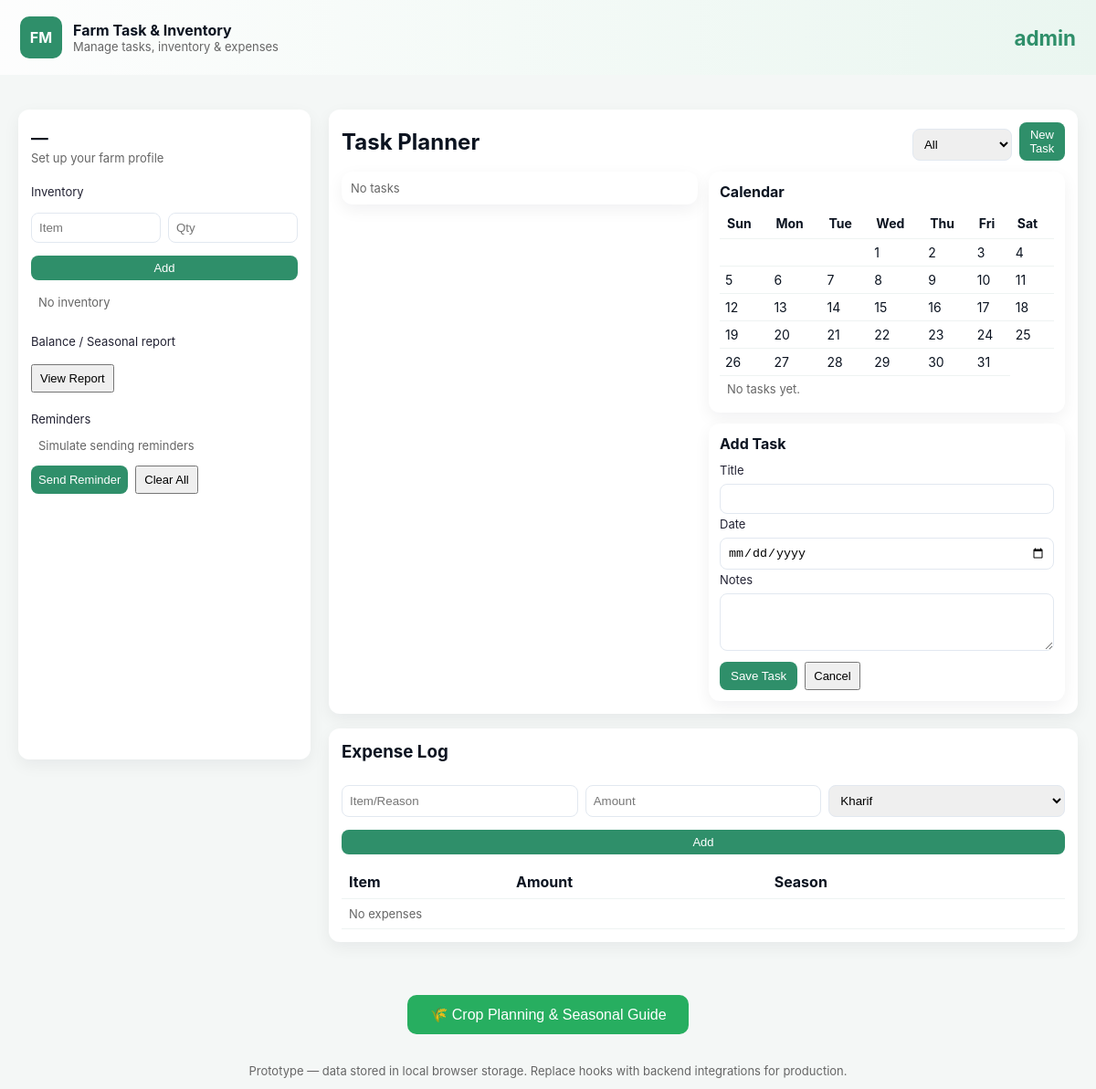
Page /dashboard (signed in) on the earlier database version.
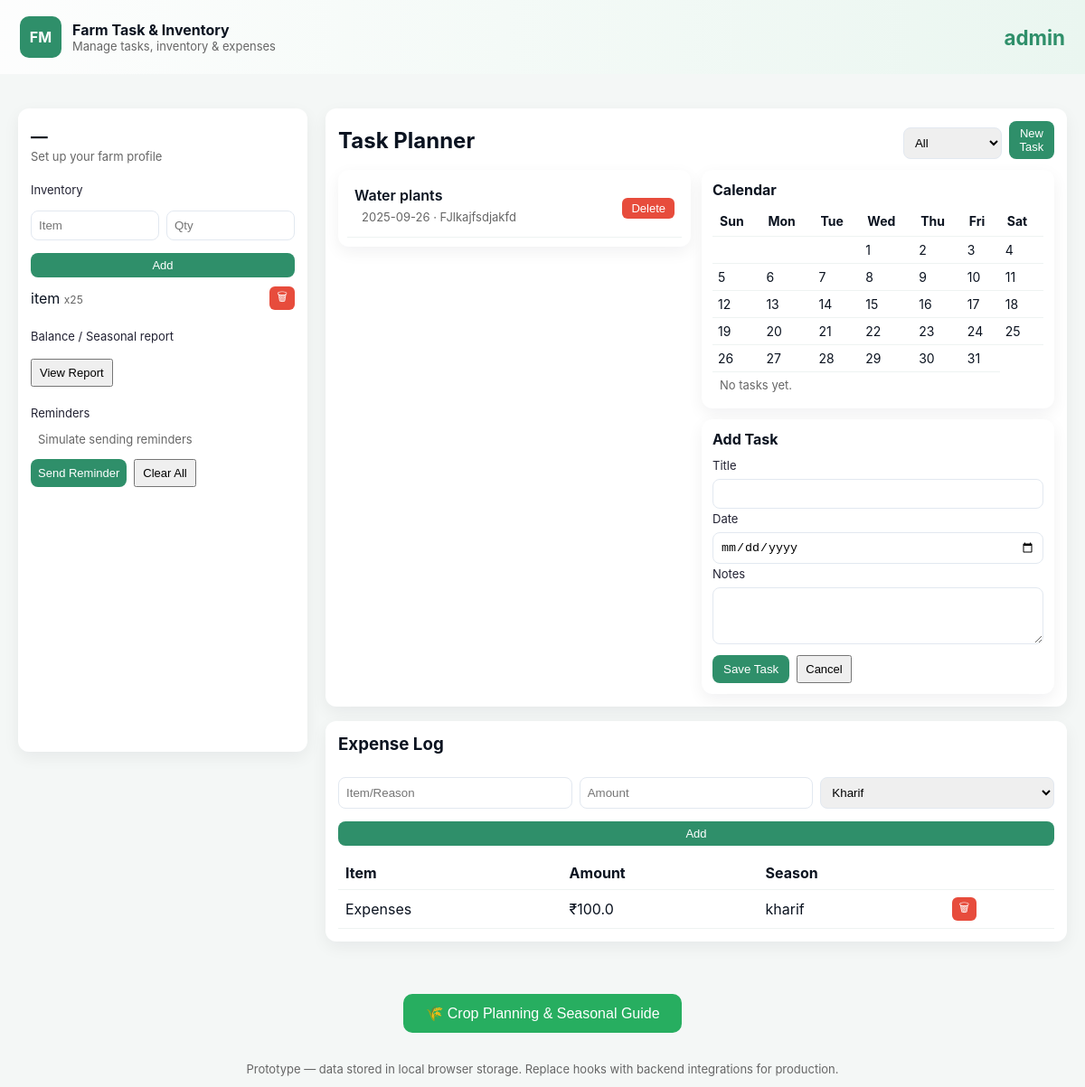
Same page on the later database version.
### app/models.py (models this page shows)
class User(db.Model):
    id = db.Column(db.Integer, primary_key=True)
    username = db.Column(db.String(80), unique=True, nullable=False)
    password = db.Column(db.String(120), nullable=False)

class Inventory(db.Model):
    id = db.Column(db.Integer, primary_key=True)
    item = db.Column(db.String(120), nullable=False)
    quantity = db.Column(db.Integer, nullable=False)
    user_id = db.Column(db.Integer, db.ForeignKey('user.id'), nullable=False)
    user = db.relationship('User', backref=db.backref('inventory', lazy=True))

class Task(db.Model):
    id = db.Column(db.Integer, primary_key=True)
    title = db.Column(db.String(200), nullable=False)
    date = db.Column(db.String(20), nullable=True)
    notes = db.Column(db.Text, nullable=True)
    user_id = db.Column(db.Integer, db.ForeignKey('user.id'), nullable=False)
    user = db.relationship('User', backref=db.backref('tasks', lazy=True))

class Expense(db.Model):
    id = db.Column(db.Integer, primary_key=True)
    item = db.Column(db.String(120), nullable=False)
    amount = db.Column(db.Float, nullable=False)
    season = db.Column(db.String(20), nullable=False)
    user_id = db.Column(db.Integer, db.ForeignKey('user.id'), nullable=False)
    user = db.relationship('User', backref=db.backref('expenses', lazy=True))

### app/routes.py (the view)
@app.route("/dashboard")
def dashboard():
    user = None
    tasks = []
    inventory = []
    expenses = []
    if "user_id" in session:
        user = User.query.get(session["user_id"])
        if user:
            tasks = Task.query.filter_by(user_id=user.id).all()
            inventory = Inventory.query.filter_by(user_id=user.id).all()
            expenses = Expense.query.filter_by(user_id=user.id).all()
            today = date.today().strftime('%Y-%m-%d')
            tasks_today = [task for task in tasks if task.date == today]
            if tasks_today:
                email_sent = send_task_reminder_email(user, tasks_today)
                if email_sent:
                    flash(f"Email notification sent! You have {len(tasks_today)} task(s) due today.", "info")
                else:
                    flash(f"You have {len(tasks_today)} task(s) due today. (Email notification failed)", "warning")
    return render_template(
        "dashboard.html",
        username=user.username if user else None,
        tasks=tasks,
        inventory=inventory,
        expenses=expenses
    )

### app/templates/dashboard.html (shortened to what this page needs)
<!doctype html>
<html lang="en">
<head>
</head>
<body>
  <header>
    <div class="brand">
      <div class="logo">FM</div>
      <div>
        <div style="font-weight:700">Farm Task & Inventory</div>
        <div class="muted">Manage tasks, inventory & expenses</div>
      </div>
    </div>
    <div style="display:flex;gap:12px;align-items:center">
      <div id="currentFarmName" style="color:#2f8f6a;font-size:1.4em;font-weight:700;">
        {% if username %}
          {{ username }}
        {% else %}
          Not signed in
        {% endif %}
      </div>
    </div>
  </header>
  <main class="container">
    <aside class="sidebar card">
      <div class="profile">
        <h3 id="farmName">—</h3>
        <div class="muted" id="farmMeta">Set up your farm profile</div>
      </div>
      <div style="margin-top:18px">
        <label>Inventory</label>
        <div style="display:flex;gap:8px;margin-top:8px;flex-direction:column;align-items:stretch">
          <div style="display:flex;gap:8px;">
            <input id="invName" placeholder="Item" />
            <input id="invQty" placeholder="Qty" />
          </div>
          <button id="newAddInv" class="btn small" style="margin-top:6px;width:100%">Add</button>
        </div>
        <div id="invList" style="margin-top:10px">
          {% if inventory and inventory|length > 0 %}
            {% for inv in inventory %}
              <div style="display:flex;justify-content:space-between;margin-top:6px;align-items:center" data-inv-id="{{ inv.id }}">
                <div>{{ inv.item }} <span class="muted" style="font-size:12px">x{{ inv.quantity }}</span></div>
                <button class="small delete-inv-btn" data-inv-id="{{ inv.id }}" style="background:#e74c3c;color:white;border:none;padding:2px 8px;border-radius:6px;cursor:pointer">🗑</button>
              </div>
            {% endfor %}
          {% else %}
            <div class="muted small">No inventory</div>
          {% endif %}
        </div>
      </div>
      <div style="margin-top:18px">
        <label>Balance / Seasonal report</label>
        <button id="exportReport" class="small" style="margin-top:8px">View Report</button>
      </div>
      <div style="margin-top:18px">
        <label>Reminders</label>
        <div class="muted small" style="margin-top:6px">Simulate sending reminders</div>
        <div style="display:flex;gap:8px;margin-top:8px">
          <button id="sendReminder" class="btn small">Send Reminder</button>
          <button id="clearData" class="small">Clear All</button>
        </div>
      </div>
    </aside>
    <section>
      <div class="card">
        <div style="display:flex;align-items:center;justify-content:space-between;gap:12px">
          <h2 style="margin:0">Task Planner</h2>
          <div style="display:flex;gap:8px;align-items:center">
            <select id="filterStatus"><option value="all">All</option><option value="pending">Pending</option><option value="done">Done</option></select>
            <button id="openTaskForm" class="btn small">New Task</button>
          </div>
        </div>
        <div style="margin-top:12px" class="grid-two">
          <div>
            <div class="calendar-list card" id="taskList" style="padding:10px">
              {% if tasks and tasks|length > 0 %}
                {% for t in tasks %}
                  <div class="task-row" data-task-id="{{ t.id }}" style="display:flex;justify-content:space-between;align-items:center;padding:8px;border-bottom:1px solid #eef3f2;">
                    <div>
                      <div style="font-weight:600">{{ t.title }}</div>
                      <div class="muted small">{{ t.date }}{% if t.notes %} · {{ t.notes }}{% endif %}</div>
                    </div>
                    <button class="small delete-task-btn" data-task-id="{{ t.id }}" style="background:#e74c3c;color:white;border:none;padding:4px 10px;border-radius:6px;cursor:pointer">Delete</button>
                  </div>
                {% endfor %}
              {% else %}
                <div class="muted">No tasks</div>
              {% endif %}
            </div>
          </div>
          <div>
            <div class="card" style="padding:12px">
              <h4 style="margin:0 0 8px 0">Calendar</h4>
              <div id="calendarContainer"></div>
              <div id="upcoming" class="muted small">No tasks yet.</div>
            </div>
            <div class="card" style="padding:12px;margin-top:12px">
              <h4 style="margin:0 0 8px 0">Add Task</h4>
              <form action="/add_task" method="post" id="addTaskForm">
                <label>Title</label>
                <input name="taskTitle" id="taskTitle" required />
                <label>Date</label>
                <input name="taskDate" id="taskDate" type="date" required />
                <label>Notes</label>
                <textarea name="taskNotes" id="taskNotes" rows="3"></textarea>
                <div style="display:flex;gap:8px;margin-top:8px">
                  <button type="submit" class="btn">Save Task</button>
                  <button type="button" id="cancelTask" class="small">Cancel</button>
                </div>
              </form>
            </div>
          </div>
        </div>
      </div>
      <div style="height:16px"></div>
      <div class="card">
        <h3 style="margin-top:0">Expense Log</h3>
        <div style="display:flex;gap:8px;margin-top:8px;flex-direction:column;align-items:stretch">
          <div style="display:flex;gap:8px;">
            <input id="expItem" placeholder="Item/Reason" />
            <input id="expAmount" placeholder="Amount" type="number" />
            <select id="expSeason"><option value="kharif">Kharif</option><option value="rabi">Rabi</option><option value="zaid">Zaid</option></select>
          </div>
          <button id="addExpense" class="btn small" style="margin-top:6px;width:100%">Add</button>
        </div>
        <div style="margin-top:12px">
          <table id="expTable"><thead><tr><th>Item</th><th>Amount</th><th>Season</th><th></th></tr></thead><tbody>
            {% if expenses and expenses|length > 0 %}
              {% for e in expenses %}
                <tr data-exp-id="{{ e.id }}">
                  <td>{{ e.item }}</td>
                  <td>₹{{ e.amount }}</td>
                  <td>{{ e.season }}</td>
                  <td><button class="small delete-exp-btn" data-exp-id="{{ e.id }}" style="background:#e74c3c;color:white;border:none;padding:2px 8px;border-radius:6px;cursor:pointer">🗑</button></td>
                </tr>
              {% endfor %}
            {% else %}
              <tr><td colspan="4" class="muted">No expenses</td></tr>
            {% endif %}
          </tbody></table>
        </div>
      </div>
    </section>
  </main>
  <div style="text-align:center;padding:20px">
    <button id="cropPlanningBtn" class="btn" style="font-size:16px;padding:12px 24px;background:#27ae60;border-radius:10px">
      🌾 Crop Planning & Seasonal Guide
    </button>
  </div>
  <footer>
    Prototype — data stored in local browser storage. Replace hooks with backend integrations for production.
  </footer>
</body>
</html>

### app/templates/dashboard.html (style rules this page uses)
:root { --accent:#2f8f6a;--muted:#666 }
* { box-sizing:border-box }
body { font-family:Inter, system-ui, Arial; margin:0;background:#f4f7f6; color:#0b1320 }
header { background:linear-gradient(90deg,#ffffffcc, #eaf6f0); padding:18px 22px; display:flex;align-items:center;justify-content:space-between;gap:16px }
.brand { display:flex;align-items:center;gap:12px }
.logo { width:46px;height:46px;border-radius:10px;background:var(--accent);display:flex;align-items:center;justify-content:center;color:white;font-weight:700 }
.container { display:grid;grid-template-columns:320px 1fr;gap:20px;padding:20px;max-width:1200px;margin:18px auto }
.card { background:white;border-radius:12px;padding:14px;box-shadow:0 6px 18px rgba(11,19,32,0.06) }
.sidebar { position:sticky;top:22px;height:calc(100vh - 88px);overflow:auto;padding-bottom:80px }
.profile h3 { margin:6px 0 2px }
.muted { color:var(--muted);font-size:13px }
.btn { background:var(--accent);color:white;padding:8px 12px;border-radius:8px;border:0;cursor:pointer }
input,select,textarea { width:100%;padding:8px;border-radius:8px;border:1px solid #e2e8f0;margin-top:6px }
label { font-size:13px;color:#223 }
.grid-two { display:grid;grid-template-columns:1fr 1fr;gap:12px }
table { width:100%;border-collapse:collapse }
th,td { padding:8px;border-bottom:1px solid #eef3f2;text-align:left }
.small { font-size:13px;padding:6px 8px }
.calendar-list { max-height:320px;overflow:auto }
footer { padding:12px;text-align:center;color:var(--muted);font-size:13px }

Differences in the rows shown:
added Inventory: item "item", quantity "25"
added Task: title "Water plants", date "2025-09-26", notes "FJlkajfsdjakfd"
added Expense: item "Expenses", amount "100.0", season "kharif"
Other differences:
text no longer shown: "No inventory No tasks No expenses"
